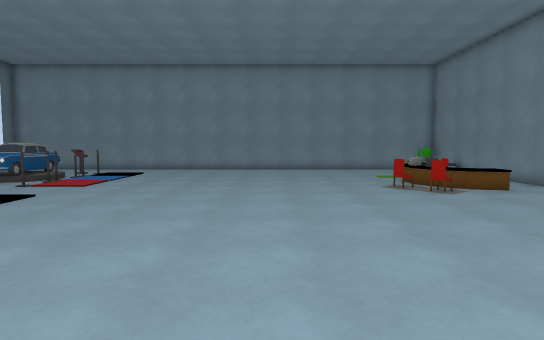
view 1 (above)

19 first-person views from a walk through a 3-D level made in the Godot game engine. The camera is 1.5 m above the floor, tilts 4° down and sees 75° across. The floor is counted in squares, 1 m on a side. Each view is taken from the middle of a square. On the plan, view 1 faces up. The plan holds only what a view shows up to about 16 squares ahead; the rest is blank. Surface patterns are stand-ins for the level's own textures.

view 2
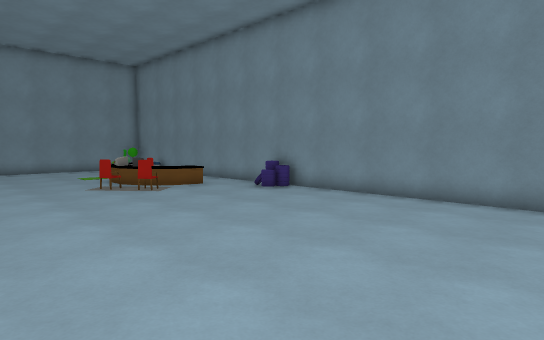

view 3
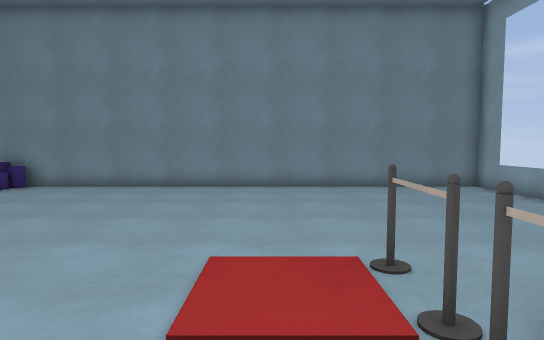

view 4
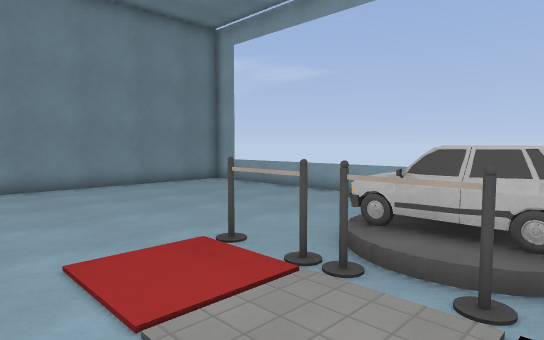

view 5
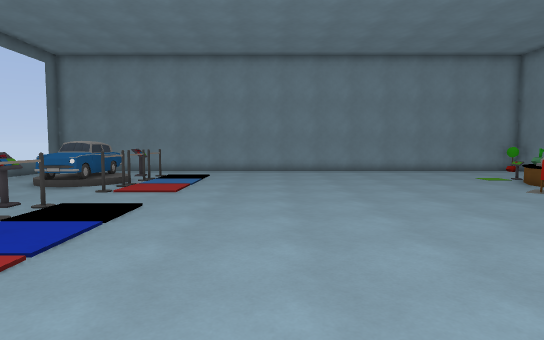

view 6
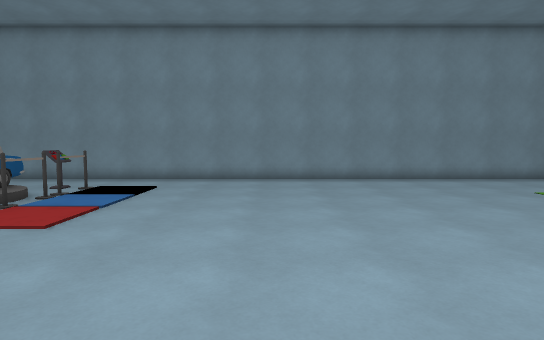

view 7
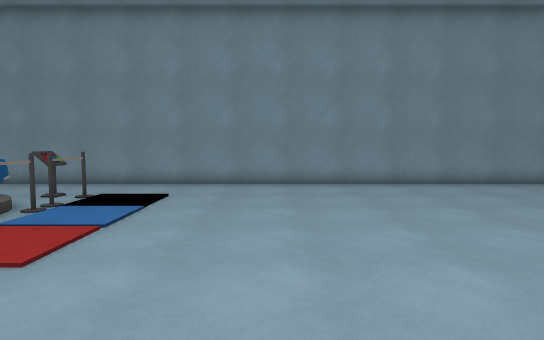

view 8
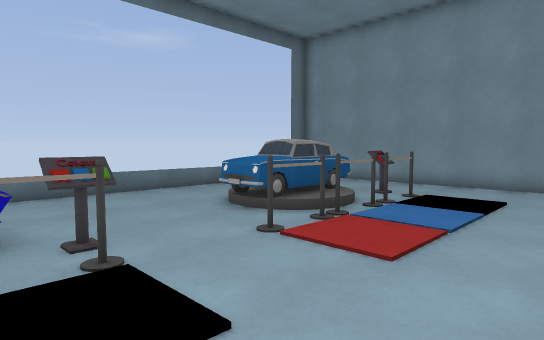

view 9
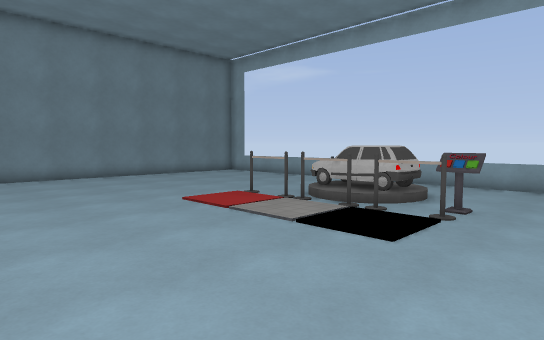

view 10
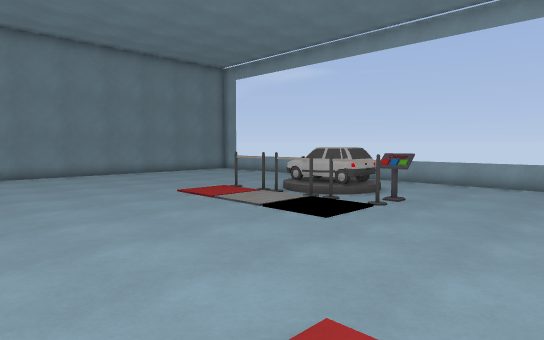

view 11
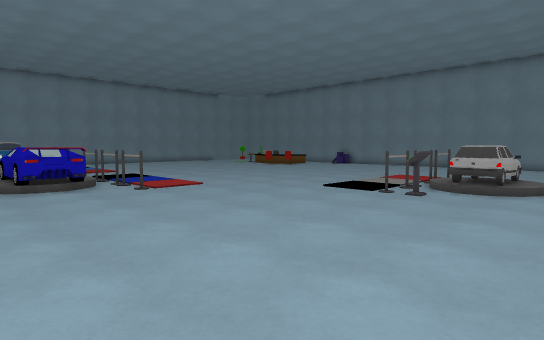

view 12
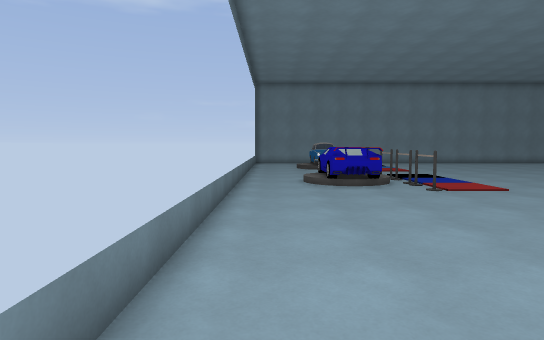

view 13
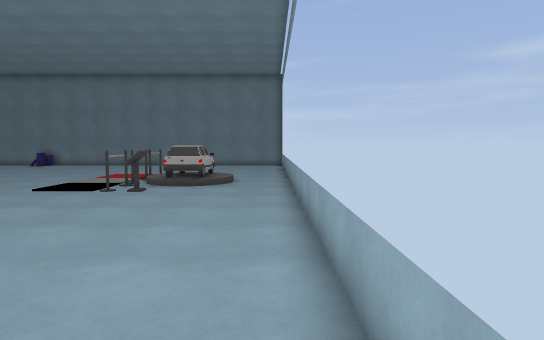

view 14
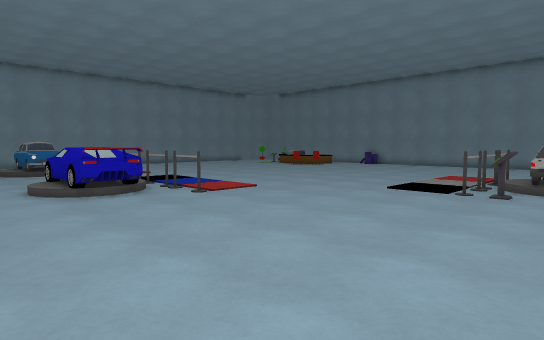

view 15
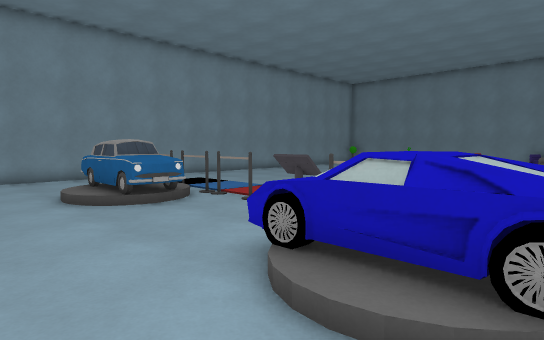

view 16
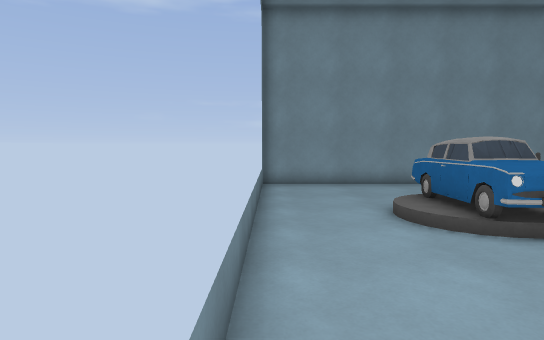

view 17
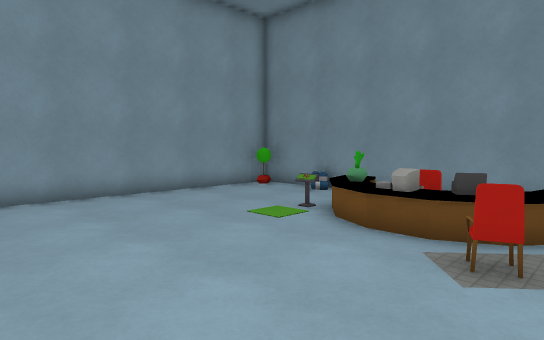

view 18
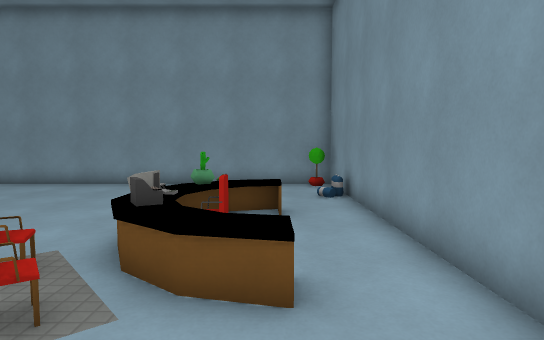

view 19
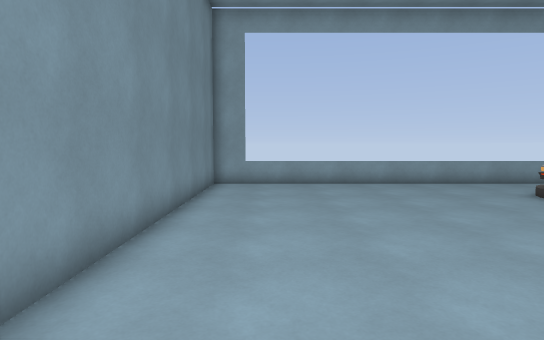

### Floor plan
Points are (right, up) in squares from view 1. A wall is a line through its corners. A room is listed if a view was taken in it or the views show most of it. See-through windows are left out.
Room 1 (views 1, 2, 3, 4, 5, 6, 7, 8, 9, 10, 11, 12, 13, 14, 15, 16, 17, 18, 19)
walls: (-9.6, 7) (-9.6, 8.4); (-9.6, 4.9) (-9.6, 6.2); (-9.6, 13.4) (-9.6, 14.9); (-9.4, 14.9) (-9.5, 13.4); (-2.9, -1.5) (-3.6, -1.5) (-2.9, -1.5); (-2.1, -1.5) (-0.6, -1.5); (-0.1, -1.5) (1.5, -1.5); (-9.4, 17) (-9.4, 15.8); (-9.4, 18.4) (-9.4, 17.8); (10.3, 10.4) (10.3, 18.5); (10.3, 20.4) (10.3, 22.7) (-16.4, 22.7); (-15, -7.7) (10.3, -7.7) (10.3, 8.5)
low walls: (8.3, 12.2) (7.1, 12.4) (6.2, 13.2); (8.2, 17.3) (7.5, 17.1)
objects: car (-13, 6) to (-11, 10); car (-12, 15) to (-11, 18); button (-11, 10) to (-10, 11); button (-10, 19) to (-10, 20); button (-5, -3) to (-4, -2); car (-3, -4) to (0, -3); chair (5, 13); chair (6, 12); other object (6, 14); computer (6, 15); cactus (6, 16) to (7, 16); chair (7, 15); button (7, 17) to (7, 18); tire (9, 9) to (10, 10); other object (10, 19); other object (10, 20); tree (10, 22)

Where each view was taken, in squares from view 1:
view 1: 0 up, 0 right, facing up
view 2: 0 up, 0 right, facing up-right
view 3: 0 up, 3 left, facing right
view 4: 2 up, 3 left, facing down-right
view 5: 2 up, 4 left, facing up
view 6: 7 up, 3 left, facing up
view 7: 9 up, 4 left, facing up
view 8: 9 up, 5 left, facing up-left
view 9: 6 up, 7 left, facing down-right
view 10: 7 up, 9 left, facing down-right
view 11: 7 down, 15 left, facing up-right
view 12: 7 down, 15 left, facing up
view 13: 7 down, 16 left, facing right
view 14: 5 down, 16 left, facing up-right
view 15: 6 up, 16 left, facing up-right
view 16: 9 up, 16 left, facing up
view 17: 12 up, 0 right, facing up-right
view 18: 9 up, 8 right, facing up
view 19: 6 up, 8 right, facing down
